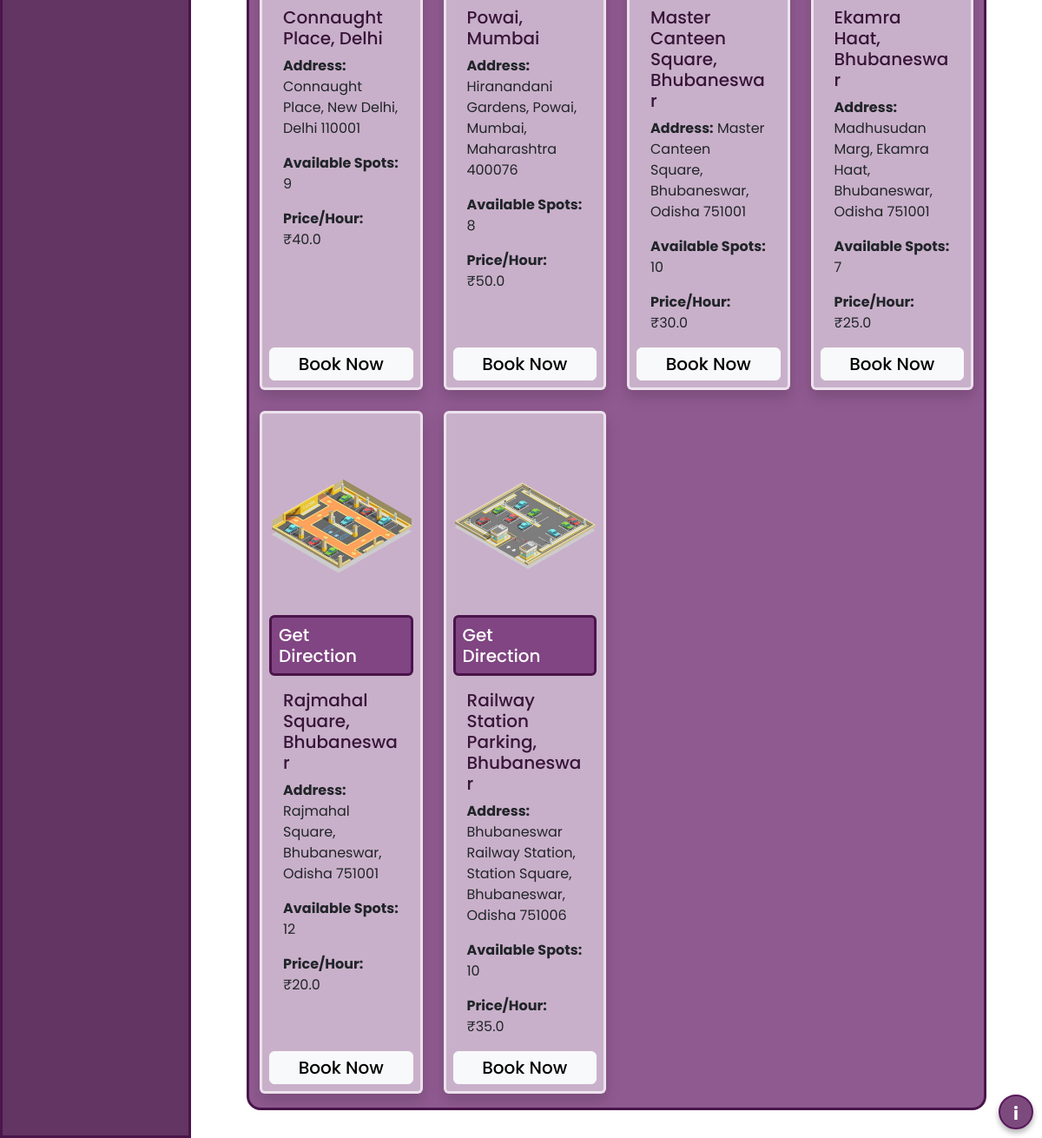
Page /dashboard (signed in, lower part) on the earlier database version.
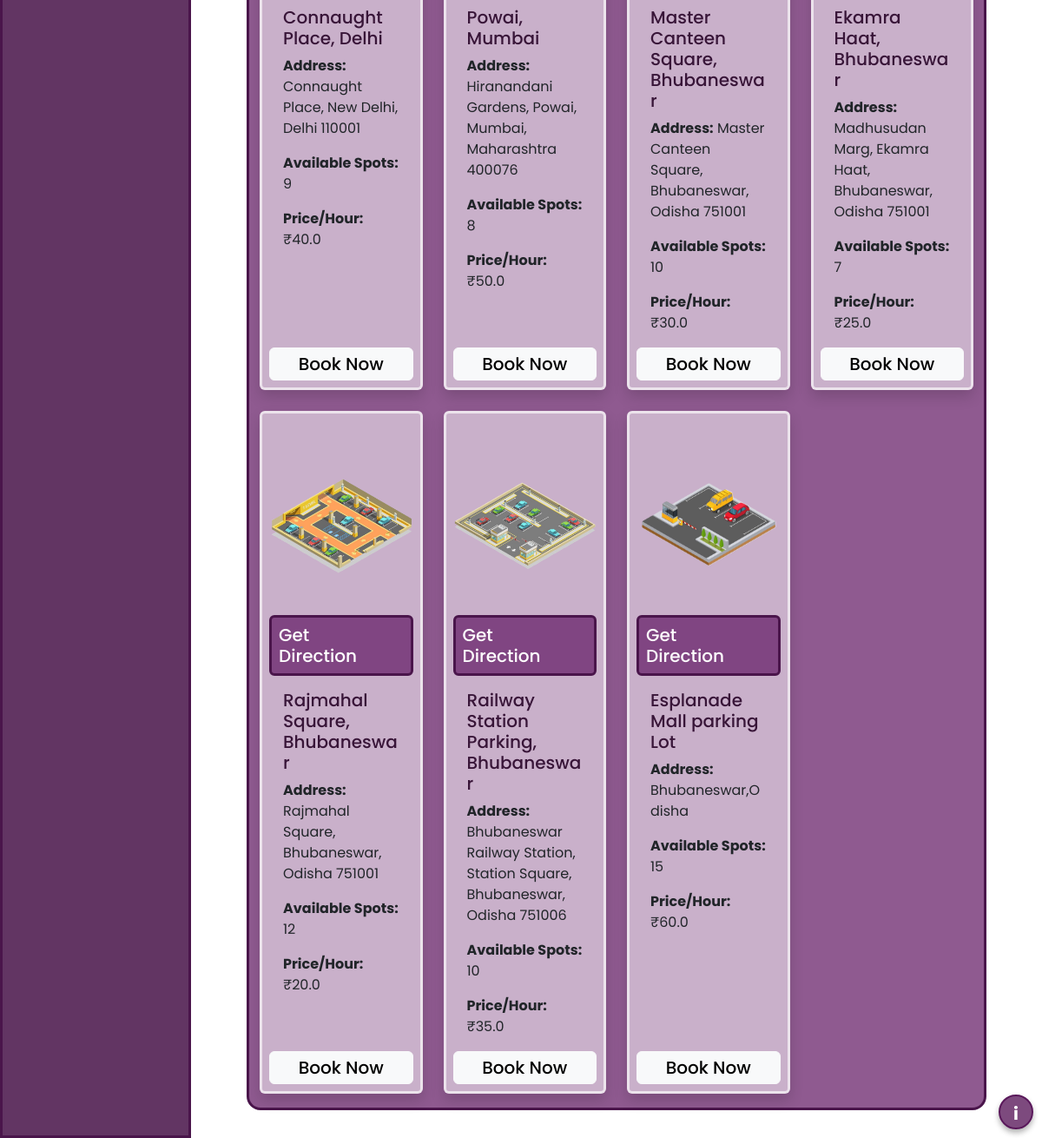
Same page on the later database version.
### tables this page shows
CREATE TABLE parking_lots (
    id INTEGER PRIMARY KEY AUTOINCREMENT,
    prime_location_name TEXT NOT NULL,
    price_per_hour REAL NOT NULL,
    address TEXT NOT NULL,
    pincode TEXT NOT NULL,
    max_spots INTEGER NOT NULL,
    map_link TEXT NOT NULL
);

### controllers/user_controller.py (the view)
@user_bp.route("/dashboard",methods=['GET', 'POST'])
@login_required
def UserDashboard():
    user_id = session.get("user_id")
    if not user_id:
        return redirect(url_for("login"))
    conn = sqlite3.connect(get_db_path())
    cursor = conn.cursor()
    cursor.execute('SELECT full_name FROM users WHERE id = ?', (user_id,))
    result = cursor.fetchone()
    full_name = result[0]
    search_query=''
    if request.method == 'POST':
        search_query = request.form['search'].lower()
        sort_query = request.form['sort_by']
        if (not(sort_query)):
            cursor.execute('''
                SELECT
                    pl.id,
                    pl.address,
                    COUNT(ps.id) AS available_spots,
                    pl.prime_location_name,
                    pl.price_per_hour,
                    pl.map_link
                FROM parking_lots pl
                LEFT JOIN parking_spots ps ON pl.id = ps.lot_id AND ps.Status = 'A'
                WHERE LOWER(pl.address) LIKE ? OR LOWER(pl.prime_location_name) LIKE ?
                GROUP BY pl.id
            ''', (f'%{search_query}%', f'%{search_query}%'))
        elif (sort_query=="low to high"):
            cursor.execute('''
                SELECT
                    pl.id,
                    pl.address,
                    COUNT(ps.id) AS available_spots,
                    pl.prime_location_name,
                    pl.price_per_hour,
                    pl.map_link
                FROM parking_lots pl
                LEFT JOIN parking_spots ps ON pl.id = ps.lot_id AND ps.Status = 'A'
                WHERE LOWER(pl.address) LIKE ? OR LOWER(pl.prime_location_name) LIKE ?
                GROUP BY pl.id
                ORDER BY pl.price_per_hour ASC

            ''', (f'%{search_query}%', f'%{search_query}%'))
        else :
            cursor.execute('''
                SELECT
                    pl.id,
                    pl.address,
                    COUNT(ps.id) AS available_spots,
                    pl.prime_location_name,
                    pl.price_per_hour,
                    pl.map_link
                FROM parking_lots pl
                LEFT JOIN parking_spots ps ON pl.id = ps.lot_id AND ps.Status = 'A'
                WHERE LOWER(pl.address) LIKE ? OR LOWER(pl.prime_location_name) LIKE ?
                GROUP BY pl.id
                ORDER BY pl.price_per_hour DESC
            ''', (f'%{search_query}%', f'%{search_query}%'))
    else:
        cursor.execute('''
            SELECT
                pl.id,
                pl.address,
                COUNT(ps.id) AS available_spots,
                pl.prime_location_name,
                pl.price_per_hour,
                pl.map_link
            FROM parking_lots pl
            LEFT JOIN parking_spots ps ON pl.id = ps.lot_id AND ps.Status = 'A'
            GROUP BY pl.id
        ''')
    lots = cursor.fetchall()
    lots = [lot for lot in lots if lot[2] > 0]
    cursor.execute('''
        SELECT b.id, l.address, b.parking_timestamp, b.vehicle_no, b.leaving_timestamp,b.spot_id,l.price_per_hour
        FROM bookings b
        JOIN parking_lots l ON b.lot_id = l.id
        WHERE b.user_id = ?
        ORDER BY b.parking_timestamp DESC
    ''', (user_id,))
    bookings = cursor.fetchall()
    cursor.execute("SELECT username, full_name, address, pincode FROM users WHERE id = ?", (user_id,))
    row = cursor.fetchone()
    user = {
        'username': row[0],
        'full_name': row[1],
        'address': row[2],
        'pincode': row[3]
    }
    cursor.execute("SELECT id, Status FROM parking_spots")
    spots = cursor.fetchall()
    spot_list = [{"id": row[0], "status": row[1]} for row in spots]
    conn.close()
    return render_template("UserTemplate.html",current="Dashboard", lots=lots, bookings=bookings , name=full_name, search_query=search_query , user=user)

### app.py (called while the page is built)
@login_manager.user_loader
def load_user(user_id):
    conn = sqlite3.connect(app.config["DB_PATH"])
    cursor = conn.cursor()
    cursor.execute("SELECT id, username, password FROM users WHERE id=?", (user_id,))
    user = cursor.fetchone()
    conn.close()
    if user:
        return User(user[0], user[1], user[2])
    return None

### controllers/user_controller.py (called while the page is built)
def get_db_path():
    return current_app.config["DB_PATH"]

### templates/UserTemplate.html (shortened to what this page needs)
<!DOCTYPE html>
<html lang="en" dir="ltr">
  <head>
    <link rel="stylesheet" href="../static/css/sidebar.css" />
    <link
      href="https://cdn.boxicons.com/fonts/basic/boxicons.min.css"
      rel="stylesheet"
    />
    <link
      href="https://unpkg.com/boxicons@2.0.7/css/boxicons.min.css"
      rel="stylesheet"
    />
  </head>
  <body>
    <div class="sidebar">
      <ul class="nav-links">
      </ul>
    </div>
    <section class="home-section">
      <div>
        {% if (current == "Dashboard")%} {%include "UserDashboard.html"%} {%elif
        (current == "Wallet")%} {%include "Wallet.html"%} {%elif (current ==
        "History")%} {%include"HistoryPage.html"%} {%else%} {%include
        "UserSummary.html"%} {% endif %}
      </div>
    </section>
  </body>
</html>

### templates/SearchParkingLot.html (shortened to what this page needs)
<div
  class="w-full rounded-4 d-flex flex-column align-items-center mx-5 my-3 text-white"
  style="background-color: #671f68bb; border: 3px solid #4a154b"
>
  {%if not(lots==[])%}
  <div class="row row-cols-1 row-cols-md-4 g-4 w-100 mb-3">
    {% for lot in lots %}
    <div class="col">
      <div
        class="card h-100 shadow p-2"
        style="
          background-color: rgba(255, 255, 255, 0.521);
          border: 3px solid #ffffffa6;
        "
      >
        <img
          src="{{ url_for('static', filename='uploads/lot_' ~ lot[0] ~ '.png') }}"
          onerror="this.onerror=null; this.src='https://mdbootstrap.com/img/Photos/Others/placeholder.jpg';"
          class="card-img-top"
          alt="Parking Lot Image"
          style="height: 200px; object-fit: contain; margin-top: 20px"
        />
        <a
          href="{{lot[5]}}"
          target="_blank"
          class="get-direction p-2 rounded-2 w-100 d-flex text-white justify-content-center align-items-center mt-1"
          ><h5 class="m-0">Get Direction</h5>
        </a>
        <div class="card-body">
          <h5 class="card-title" style="color: #381538">{{ lot[3] }}</h5>
          <p class="card-text"><strong>Address:</strong> {{ lot[1] }}</p>
          <p class="card-text">
            <strong>Available Spots:</strong> {{ lot[2] }}
          </p>
          <p class="card-text"><strong>Price/Hour:</strong> ₹{{ lot[4] }}</p>
        </div>
        <div class="w-100">
          <button
            type="button"
            class="btn btn-light btn-l book-now-btn w-100"
            data-bs-toggle="modal"
            data-bs-target="#BookParking"
            data-lot-id="{{ lot[0] }}"
          >
            <h5 class="mb-0">Book Now</h5>
          </button>
        </div>
      </div>
    </div>
    {% endfor %}
  </div>
  {%else%}
  <div class="d-flex justify-content-center mt-4">
    <h4 style="color: rgb(255, 255, 255); margin: 20px">N/A</h4>
  </div>
  {%endif%}
</div>

Differences in the rows shown:
added parking_lots: shows a picture, prime_location_name "Esplanade Mall parking Lot", address "Bhubaneswar,Odisha", max_spots "15", price_per_hour "60.0"
